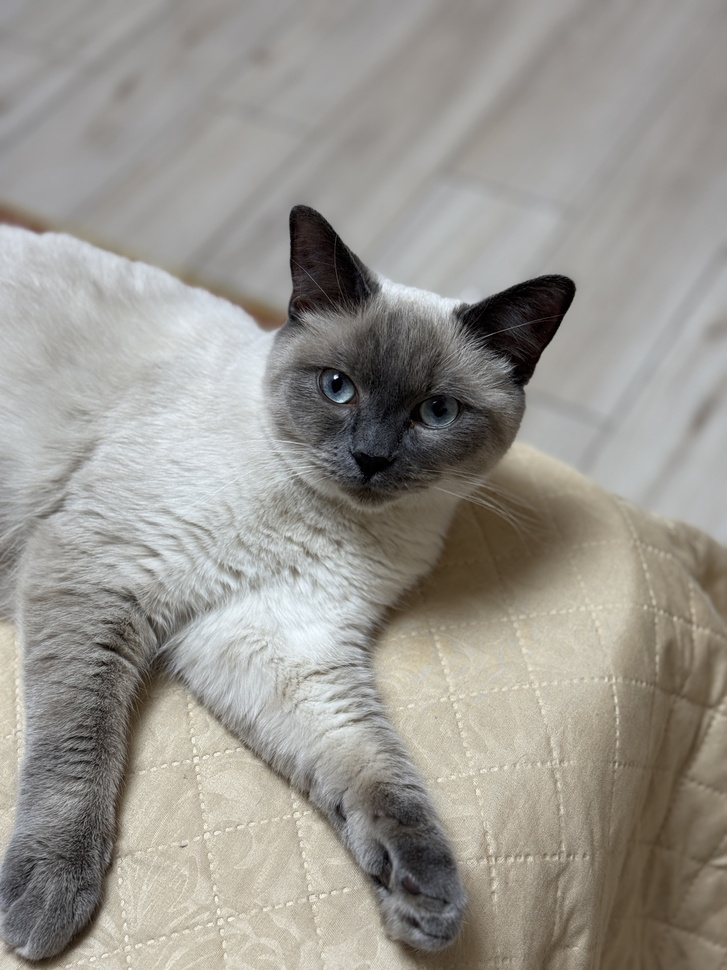
#> input picture cat.JPG, 727 x 970 px, shrunk from 3024 x 4032 before the run, found by its file name
$ python main.py
#> lines starting #> are read from the running program, lines starting #| are printed output that depends on the picture
import cv2 as cv


my_image = cv.imread(cv.samples.findFile("cat.jpg"))
#> my_image is the input picture: shape (970, 727, 3); mean B, G, R 143.8, 150, 153.1


# [4 lines of commented-out code are left out]


b, g, r = cv.split(my_image)
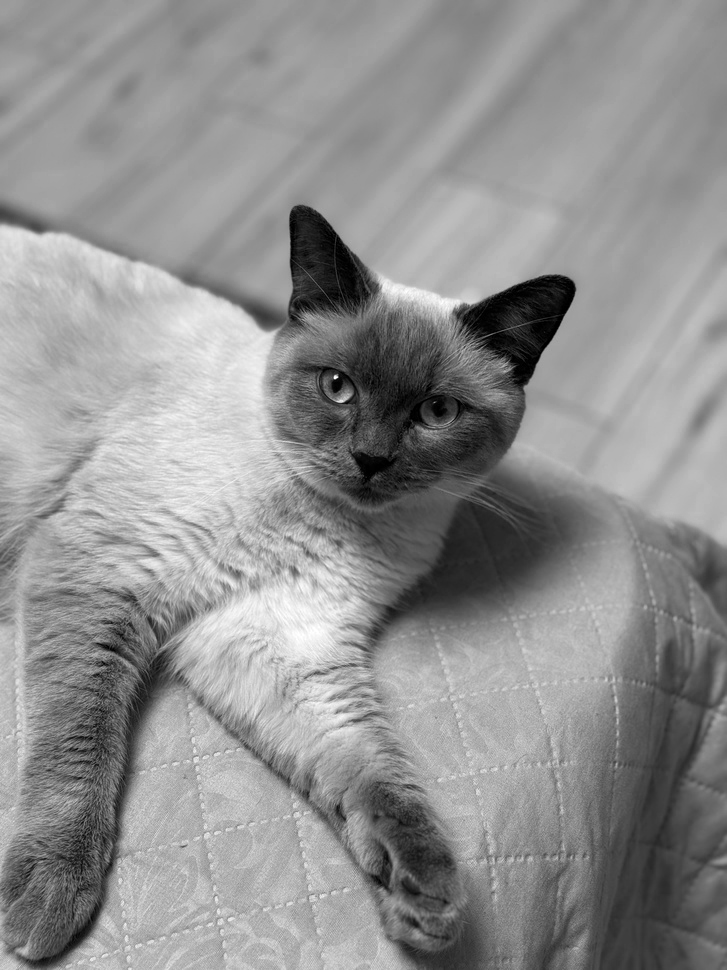
#> b: shape (970, 727); min 0, max 255, mean 143.8
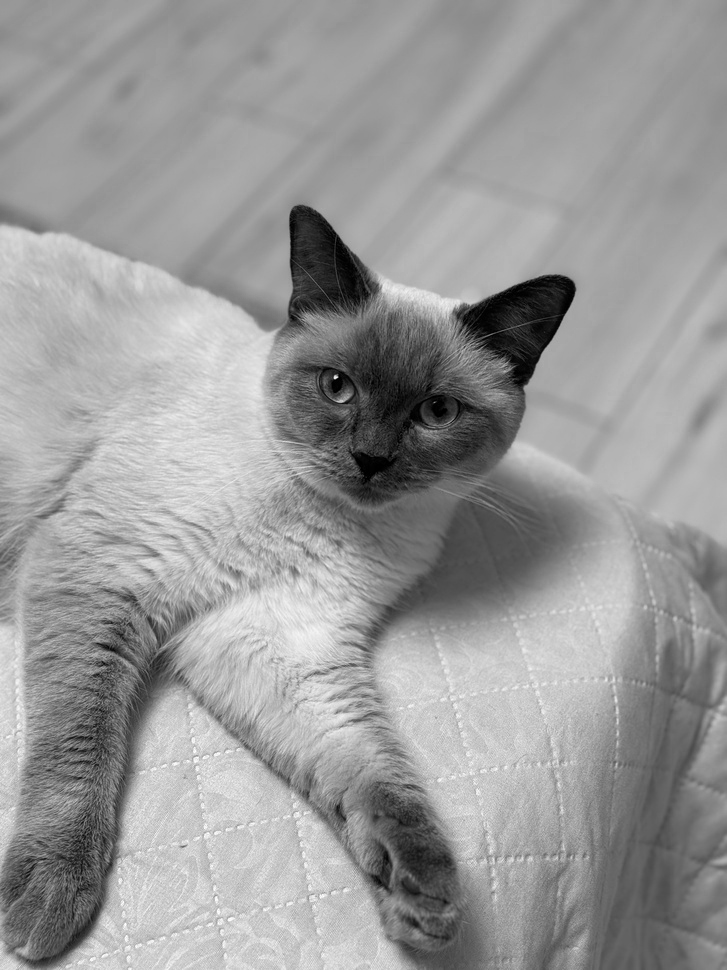
#> r: shape (970, 727); min 0, max 255, mean 153.1
green_image = g
# green_image = my_image[:, :, 1]

# cv.imshow("Green image", green_image)
# k = cv.waitKey(0)


clone1 = green_image.copy()
clone2 = green_image.copy()

# cv.imshow("clone", clone1)
# k = cv.waitKey(0)


min_value, max_value, min_loc, max_loc = cv.minMaxLoc(green_image)
#> min_value = 0; max_value = 255; min_loc = (294, 223); max_loc = (103, 955)
print(f"Значения в зелёном изображении:\n"
      f"Минимальное: {min_value}, максимальное: {max_value}\n"
      f"Позиция минимального: {min_loc}, позиция максимального: {max_loc}")
#| Значения в зелёном изображении:
#| Минимальное: 0.0, максимальное: 255.0
#| Позиция минимального: (294, 223), позиция максимального: (103, 955)


thresh = int(abs((max_value - min_value) / 2.0))
#> thresh = 127
# print(thresh)

clone1[:, :] = thresh
#> clone1: shape (970, 727); every value is 127
# print(clone1)

clone2[:, :] = 0
#> clone2: shape (970, 727); every value is 0
# print(clone2)


cv.compare(green_image, clone1, cv.CMP_GE, clone2)
# print(clone2)
# cv.imshow("Result", clone2)
# k = cv.waitKey(0)


cv.subtract(green_image, thresh / 2, green_image, clone2)
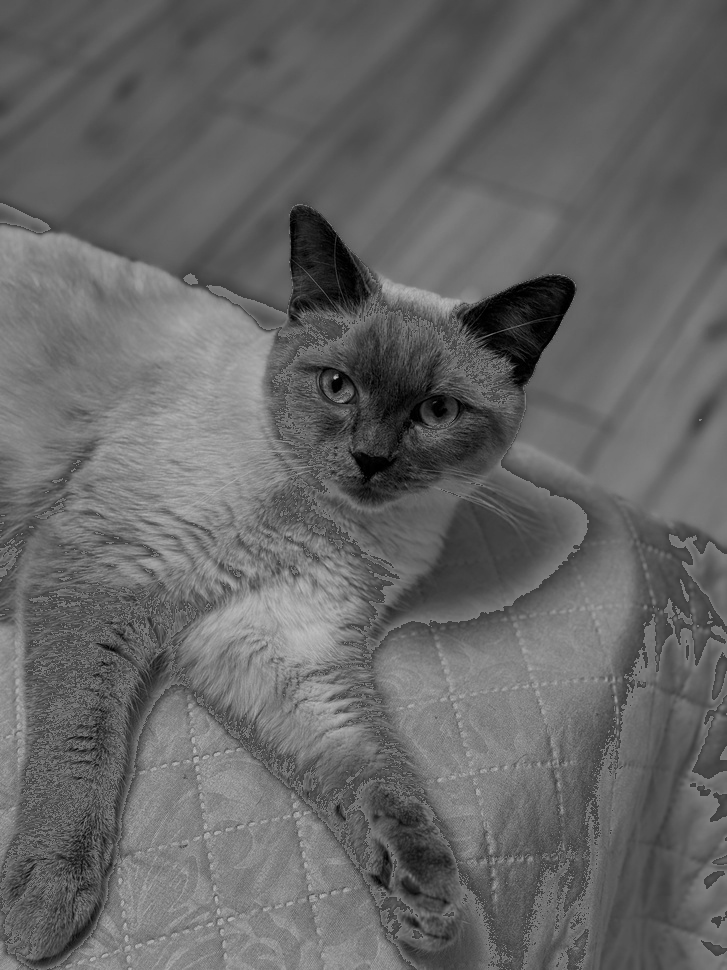
#> green_image: shape (970, 727); min 0, max 191, mean 101.7
# print(green_image)


cv.imshow("Result", green_image)
k = cv.waitKey(0)
#> (key Esc is pressed here)
# if k == ord("s"):
#     cv.imwrite("subtract.jpg", green_image)
